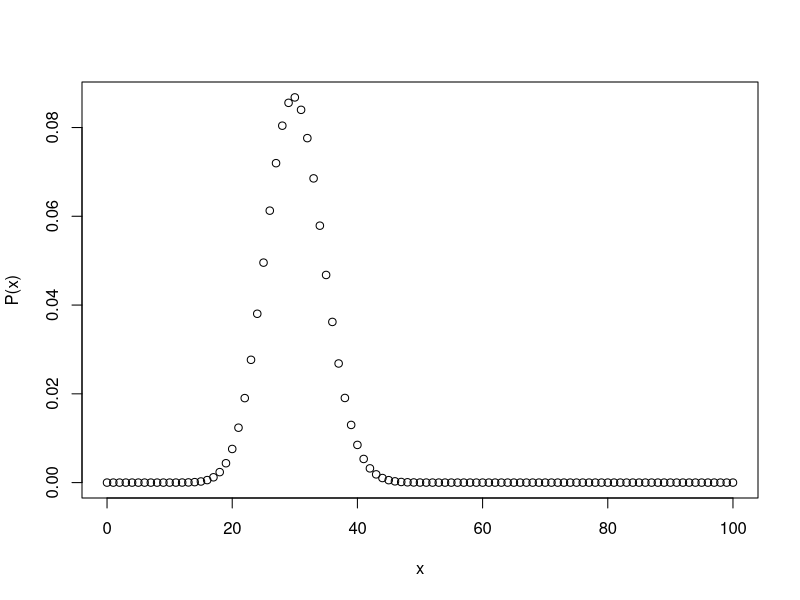
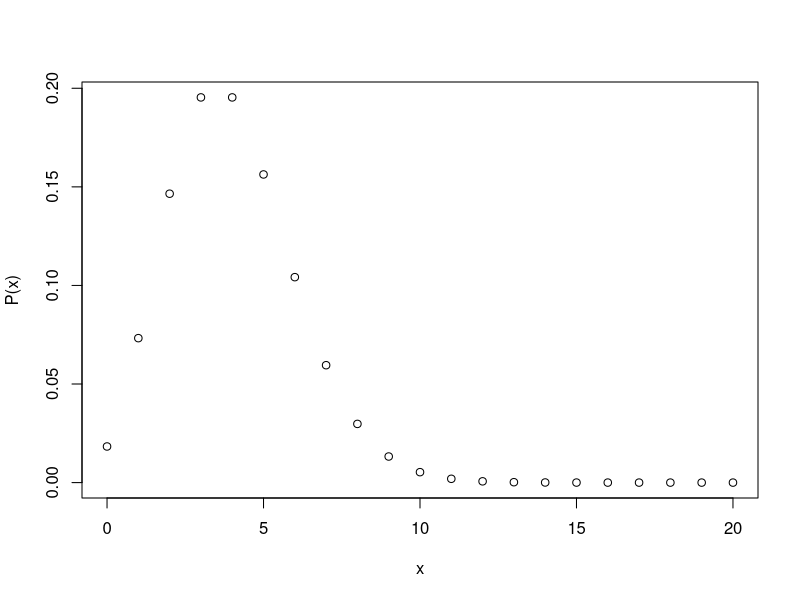
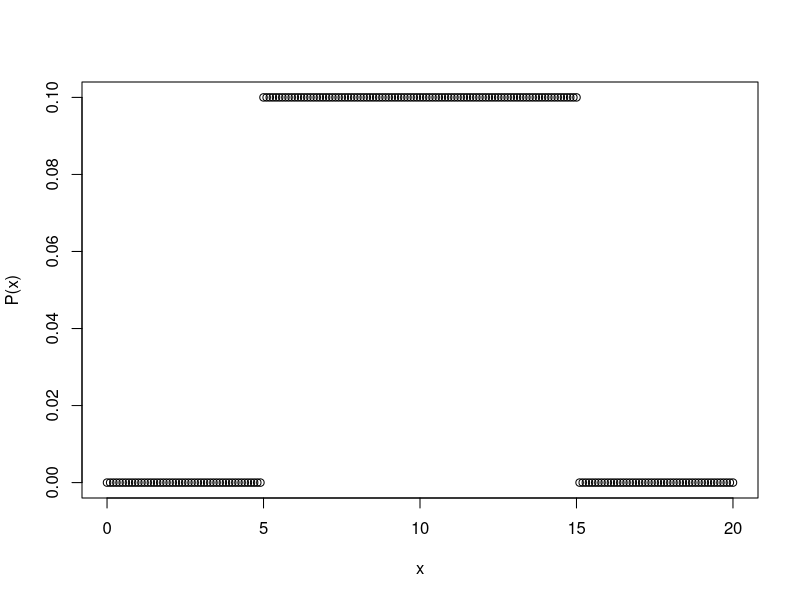
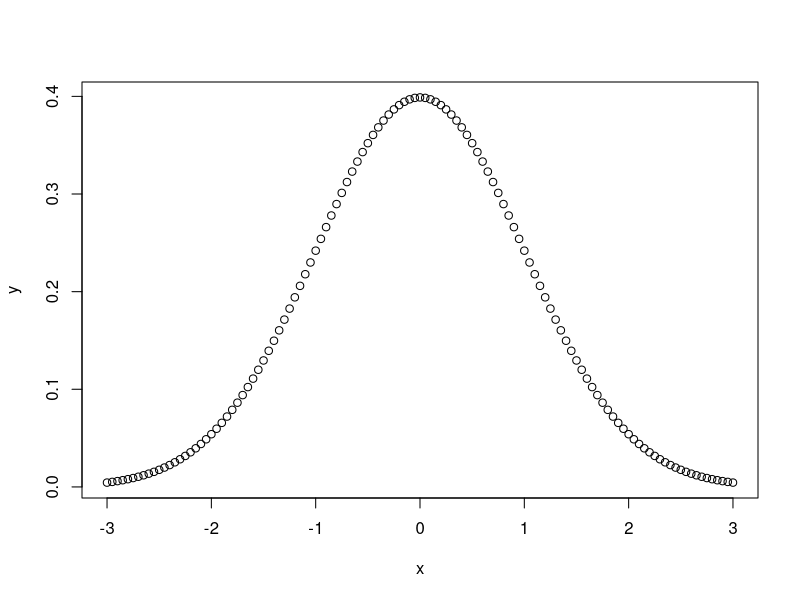
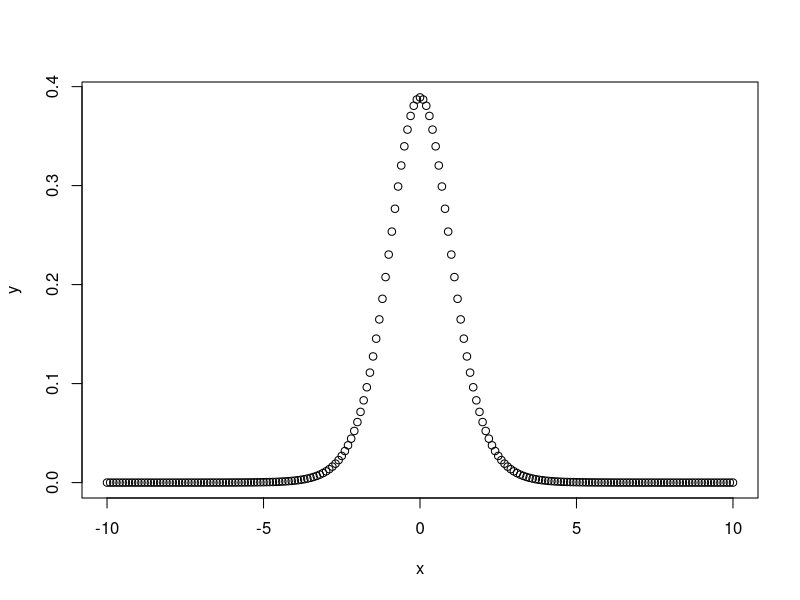
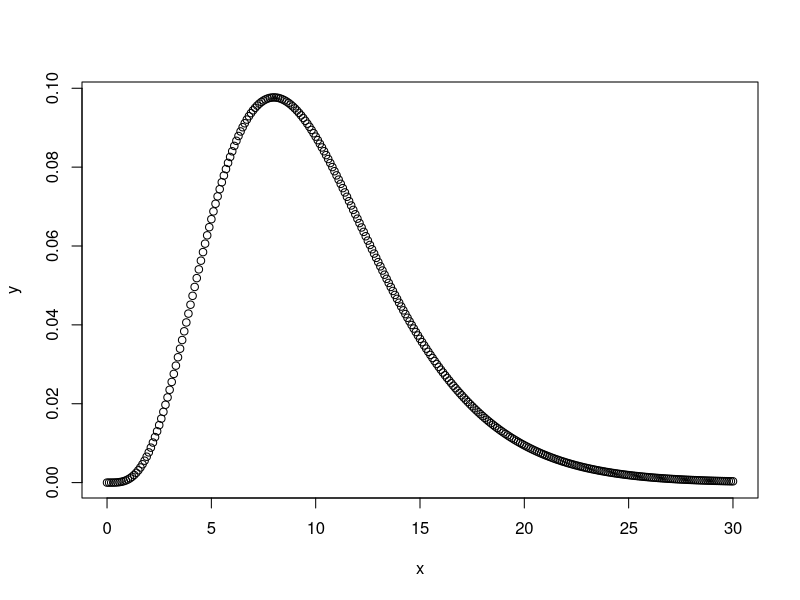
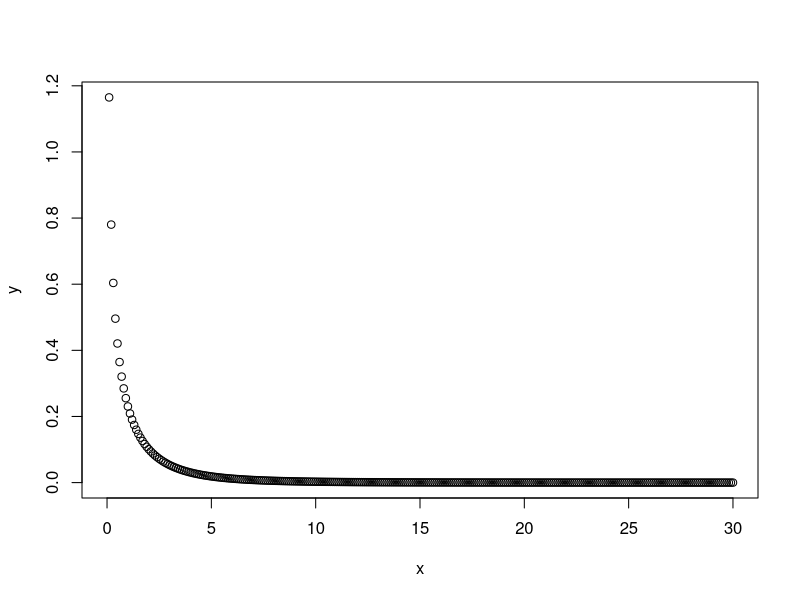

The R script that drew these images, in order:
## ---- chunk 1
dbinom(1,10,0.3)
## ---- chunk 2
pbinom(3,10,0.3)
## ---- chunk 3
# 生成x数值序列，从-3到3，生成100个数值：
x <- seq(0,100,1)
x

# d表示概率密度函数，binom表示二项分布，因此dbinom生成的是每个x值所对应的二项分布的p(x)值：
y <- dbinom(x,100,0.3)

# 对以上两项内容进行作图显示：
plot(x,y,ylab="P(x)")
## ---- chunk 4
# 生成x数值序列，从-3到3，生成100个数值：
x <- seq(0,20,1)
x


# d表示概率密度函数，pois表示泊松分布，因此dpois生成的是每个x值所对应的的p(x)值：
y <- dpois(x,lambda =  4)

# 对以上两项内容进行作图显示：
plot(x,y,ylab="P(x)")
## ---- chunk 5
# 生成x数值序列，从-3到3，生成100个数值：
x <- seq(0,20,0.1)
x


# d表示概率密度函数，unif表示均匀分布，因此dunif生成的是每个x值所对应的p(x)值：
y <- dunif(x,min = 5, max = 15)

# 对以上两项内容进行作图显示：
plot(x,y,ylab="P(x)")
## ---- chunk 6
pnorm(1.95)
## ---- chunk 7
qnorm(0.975)
## ---- chunk 8
rnorm(50, m = 10,sd=1)
## ---- chunk 9
# 生成x数值序列，从-3到3，生成100个数值：
x <- pretty(c(-3,3),100)
x

# d表示概率密度函数，norm表示正态分布，因此dnorm生成的是每个x值所对应的正态分布的f(x)值：
y <- dnorm(x)

# 对以上两项内容进行作图显示：
plot(x,y)
## ---- chunk 10
# 利用rt随机生成t值
rt(n = 100, df = 10)

# 做t的概率密度函数图
x <- seq(-10, 10, 0.1)
y <- dt(x,df = 10)
plot(x,y)

# 利用x值计算对应的t的累计概率
pt(1,df = 10)
pt(1, df = 10, lower.tail = FALSE)

# 利用累计概率，计算对应的x的值
qt(0.95, df = 10)

## ---- chunk 11
# 生成随机卡方值
rchisq(n = 100, df = 10, ncp = 0)

# 做卡方分布的概率密度函数图
x <- seq(0, 30, 0.1)
y <- dchisq(x,df = 10)
plot(x,y)

# 利用x值计算对应的卡方的累计概率
pchisq(1,df = 10)
pchisq(1, df = 10, lower.tail = FALSE)

# 利用累计概率，计算对应的x的值
qchisq(0.95, df = 10)

## ---- chunk 12
# 生成随机F值
rf(n = 100, df1 = 1, df2 = 10, ncp = 0)

# 做F分布的概率密度函数图
x <- seq(0, 30, 0.1)
y <- df(x,df1 = 1, df2 = 10)
plot(x,y)

# 利用x值计算对应的F的累计概率
pf(1,df1 = 1, df2 = 10)
pf(1, df1 = 1, df2 = 10, lower.tail = FALSE)

# 利用累计概率，计算对应的x的值
qf(0.95, df1 = 1, df2 = 10)

